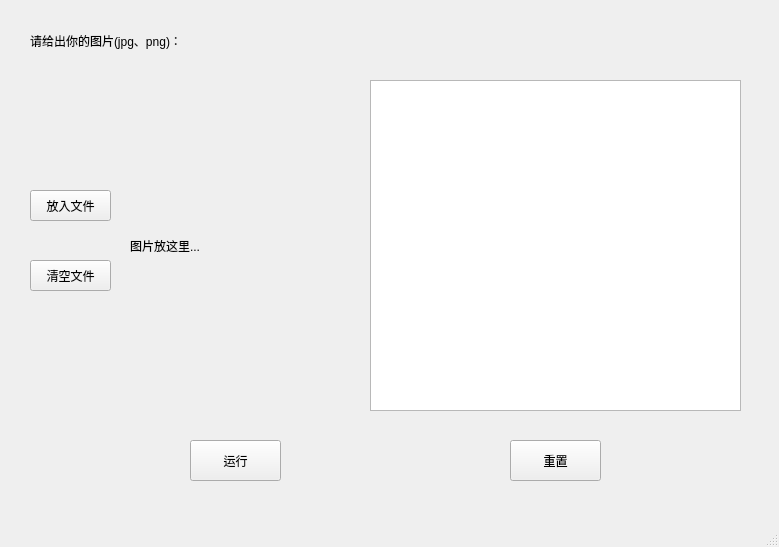
<?xml version="1.0" encoding="UTF-8"?>
<ui version="4.0">
 <class>MainWindow</class>
 <widget class="QMainWindow" name="MainWindow">
  <property name="geometry">
   <rect>
    <x>0</x>
    <y>0</y>
    <width>779</width>
    <height>547</height>
   </rect>
  </property>
  <property name="windowTitle">
   <string>MainWindow</string>
  </property>
  <widget class="QWidget" name="centralwidget">
   <widget class="QWidget" name="verticalLayoutWidget">
    <property name="geometry">
     <rect>
      <x>130</x>
      <y>100</y>
      <width>211</width>
      <height>291</height>
     </rect>
    </property>
    <layout class="QVBoxLayout" name="verticalLayout">
     <item>
      <widget class="QLabel" name="fileLabel">
       <property name="text">
        <string>图片放这里...</string>
       </property>
      </widget>
     </item>
    </layout>
   </widget>
   <widget class="QWidget" name="verticalLayoutWidget_2">
    <property name="geometry">
     <rect>
      <x>370</x>
      <y>80</y>
      <width>371</width>
      <height>331</height>
     </rect>
    </property>
    <layout class="QVBoxLayout" name="verticalLayout_2">
     <item>
      <widget class="QTextEdit" name="textEdit"/>
     </item>
    </layout>
   </widget>
   <widget class="QPushButton" name="runButton">
    <property name="geometry">
     <rect>
      <x>190</x>
      <y>440</y>
      <width>91</width>
      <height>41</height>
     </rect>
    </property>
    <property name="text">
     <string>运行</string>
    </property>
   </widget>
   <widget class="QPushButton" name="resetButton">
    <property name="geometry">
     <rect>
      <x>510</x>
      <y>440</y>
      <width>91</width>
      <height>41</height>
     </rect>
    </property>
    <property name="text">
     <string>重置</string>
    </property>
   </widget>
   <widget class="QWidget" name="verticalLayoutWidget_3">
    <property name="geometry">
     <rect>
      <x>30</x>
      <y>20</y>
      <width>301</width>
      <height>41</height>
     </rect>
    </property>
    <layout class="QVBoxLayout" name="verticalLayout_3">
     <item>
      <widget class="QLabel" name="themeLabel">
       <property name="text">
        <string>请给出你的图片(jpg、png)：</string>
       </property>
      </widget>
     </item>
    </layout>
   </widget>
   <widget class="QPushButton" name="inputButton">
    <property name="geometry">
     <rect>
      <x>30</x>
      <y>190</y>
      <width>81</width>
      <height>31</height>
     </rect>
    </property>
    <property name="text">
     <string>放入文件</string>
    </property>
   </widget>
   <widget class="QPushButton" name="clearFileButton">
    <property name="geometry">
     <rect>
      <x>30</x>
      <y>260</y>
      <width>81</width>
      <height>31</height>
     </rect>
    </property>
    <property name="text">
     <string>清空文件</string>
    </property>
   </widget>
  </widget>
  <widget class="QStatusBar" name="statusbar"/>
 </widget>
 <resources/>
 <connections>
  <connection>
   <sender>clearFileButton</sender>
   <signal>clicked()</signal>
   <receiver>fileLabel</receiver>
   <slot>clear()</slot>
   <hints>
    <hint type="sourcelabel">
     <x>70</x>
     <y>275</y>
    </hint>
    <hint type="destinationlabel">
     <x>235</x>
     <y>245</y>
    </hint>
   </hints>
  </connection>
  <connection>
   <sender>resetButton</sender>
   <signal>clicked()</signal>
   <receiver>textEdit</receiver>
   <slot>clear()</slot>
   <hints>
    <hint type="sourcelabel">
     <x>555</x>
     <y>460</y>
    </hint>
    <hint type="destinationlabel">
     <x>555</x>
     <y>245</y>
    </hint>
   </hints>
  </connection>
 </connections>
</ui>
